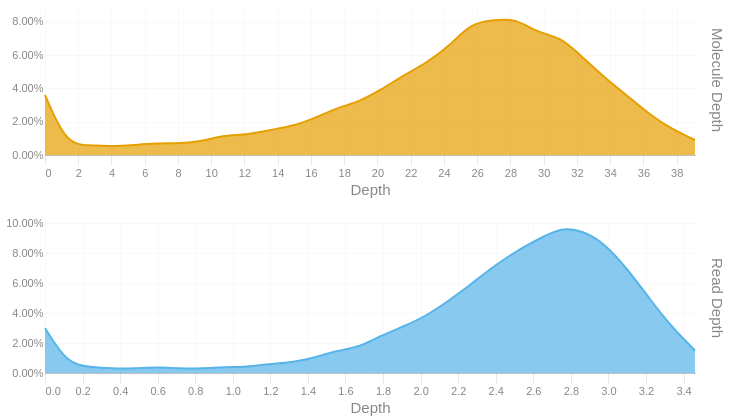

The code cell stored with this chart in its notebook:
### Code cell
readdep = depth_hist(tb['Read Depth'], q99, 3)
readdep = readdep.with_columns(pl.lit('Read Depth').alias('Metric'))
if not SKIPLR:
    moldep = depth_hist(tb['Molecule Depth'], mol_q99, 1)
    moldep = moldep.with_columns(pl.lit('Molecule Depth').alias('Metric'))
    _hist = pl.concat([readdep, moldep])
    _hist = _hist.filter(pl.col('Proportion') != 0)
    with SafeRender(_hist):
        (
            alt.Chart(_hist)        
            .mark_area(interpolate = "basis")
            .encode(
                x=alt.X('Bin:Q').scale(domainMin=0).axis(alt.Axis(title='Depth')),
                y = alt.Y('Proportion:Q', title = None).axis(format = '.2%'),
                color = alt.Color('Metric:N').legend(None),
                row = alt.Row("Metric:N").header(title = None, labelOrient = 'right'),
                tooltip = [
                    alt.Tooltip("Metric:N", title = "Metric"),
                    alt.Tooltip('Interval:N', title = "Depth Interval"),
                    alt.Tooltip('Proportion:Q', title = "% Alignments").format('.2%')
                ]
            )
            .resolve_scale(x='independent', y='independent')
            .properties(
                height = 150, width = 650,
                usermeta={'embedOptions': {'downloadFileName': f'{samplename}.depth.hist'}}
            )
        ).display()
else:
    readdep = readdep.filter(pl.col('Proportion') != 0)
    with SafeRender(readdep):
        (
            alt.Chart(readdep)        
            .mark_area(interpolate = "basis")
            .encode(
                x=alt.X('Bin:Q').scale(domainMin=0).axis(alt.Axis(title='Depth')),
                y = alt.Y('Proportion:Q', title = None).axis(format = '.2%'),
                tooltip = [
                    alt.Tooltip('Interval:N', title = "Depth Interval"),
                    alt.Tooltip('Proportion:Q', title = "% Alignments").format('.2%')
                ]
            )
            .properties(
                usermeta={'embedOptions': {'downloadFileName': f'{samplename}.depth.hist'}}
            )
        ).display()

### Figure 1 — Vega-Lite specification as saved in the notebook (floating-point values rounded to 4 significant figures)
{"width": 650, "height": 150, "config": {"title": {"anchor": "start", "dy": -15, "fontSize": 18, "color": "#888888", "subtitleColor": "#888888", "subtitleFontSize": 14}, "arc": {"fill": "#0072B2"}, "axis": {"domainColor": "#888888", "domainWidth": 0.5, "gridWidth": 0.2, "grid": false, "titleFontWeight": 400, "titleFontSize": 15, "labelFontSize": 11, "labelColor": "#888888", "tickColor": "#888888", "tickWidth": 0.2, "titleColor": "#888888"}, "axisBand": {"grid": false}, "axisX": {"grid": true, "tickSize": 10, "domainCap": "round"}, "axisY": {"domain": false, "grid": true, "tickSize": 0, "domainCap": "round"}, "background": "transparent", "header": {"labelFontSize": 15, "labelColor": "#888888", "titleFontSize": 15, "titleFontWeight": 600, "titleColor": "#888888"}, "legend": {"labelFont": "sans-serif", "labelFontSize": 12, "labelColor": "#888888", "symbolSize": 100, "symbolType": "circle", "titleFontSize": 12, "titlePadding": 10, "titleColor": "#888888", "title": null}, "range": {"category": ["#E69F00", "#56B4E9", "#009E73", "#F0E442", "#0072B2", "#D55E00", "#CC79A7", "#000000"], "diverging": ["#cfe8f3", "#a2d4ec", "#73bfe2", "#46abdb", "#1696d2", "#12719e"]}, "area": {"fill": "#0072B2", "fillOpacity": 0.7, "line": true, "strokeOpacity": 0.7}, "line": {"color": "#0072B2", "stroke": "#0072B2", "strokeWidth": 2}, "trail": {"color": "#0072B2", "stroke": "#0072B2", "strokeWidth": 0, "size": 1}, "point": {"filled": true, "fillOpacity": 1.0, "size": 95}, "text": {"color": "#888888", "fontSize": 11, "align": "right", "fontWeight": 400, "size": 11}, "bar": {"fill": "#0072B2", "stroke": null}, "view": {"stroke": null, "continuousWidth": 660, "continuousHeight": 400}}, "data": {"name": "data-60dcf7d6b510b3c13d52fa7cc3ce14c2"}, "mark": {"type": "area", "interpolate": "basis"}, "encoding": {"color": {"field": "Metric", "legend": null, "type": "nominal"}, "row": {"field": "Metric", "header": {"title": null, "labelOrient": "right"}, "type": "nominal"}, "tooltip": [{"field": "Metric", "title": "Metric", "type": "nominal"}, {"field": "Interval", "title": "Depth Interval", "type": "nominal"}, {"field": "Proportion", "format": ".2%", "title": "% Alignments", "type": "quantitative"}], "x": {"axis": {"title": "Depth"}, "field": "Bin", "scale": {"domainMin": 0}, "type": "quantitative"}, "y": {"axis": {"format": ".2%"}, "field": "Proportion", "title": null, "type": "quantitative"}}, "resolve": {"scale": {"x": "independent", "y": "independent"}}, "usermeta": {"embedOptions": {"downloadFileName": "S5_StJohns_3462.depth.hist"}}, "$schema": "https://vega.github.io/schema/vega-lite/v6.1.0.json", "datasets": {"data-60dcf7d6b510b3c13d52fa7cc3ce14c2": [{"Bin": 0.0, "Interval": "0.0-0.119", "Proportion": 0.03, "Metric": "Read Depth"}, {"Bin": 0.119, "Interval": "0.119-0.239", "Proportion": 0.006, "Metric": "Read Depth"}, {"Bin": 0.239, "Interval": "0.239-0.358", "Proportion": 0.004, "Metric": "Read Depth"}, {"Bin": 0.358, "Interval": "0.358-0.477", "Proportion": 0.003, "Metric": "Read Depth"}, {"Bin": 0.477, "Interval": "0.477-0.597", "Proportion": 0.003, "Metric": "Read Depth"}, {"Bin": 0.597, "Interval": "0.597-0.716", "Proportion": 0.004, "Metric": "Read Depth"}, {"Bin": 0.716, "Interval": "0.716-0.835", "Proportion": 0.003, "Metric": "Read Depth"}, {"Bin": 0.835, "Interval": "0.835-0.955", "Proportion": 0.003, "Metric": "Read Depth"}, {"Bin": 0.955, "Interval": "0.955-1.074", "Proportion": 0.004, "Metric": "Read Depth"}, {"Bin": 1.074, "Interval": "1.074-1.193", "Proportion": 0.004, "Metric": "Read Depth"}, {"Bin": 1.193, "Interval": "1.193-1.313", "Proportion": 0.006, "Metric": "Read Depth"}, {"Bin": 1.313, "Interval": "1.313-1.432", "Proportion": 0.007, "Metric": "Read Depth"}, {"Bin": 1.432, "Interval": "1.432-1.551", "Proportion": 0.01, "Metric": "Read Depth"}, {"Bin": 1.551, "Interval": "1.551-1.671", "Proportion": 0.015, "Metric": "Read Depth"}, {"Bin": 1.671, "Interval": "1.671-1.79", "Proportion": 0.017, "Metric": "Read Depth"}, {"Bin": 1.79, "Interval": "1.79-1.909", "Proportion": 0.025, "Metric": "Read Depth"}, {"Bin": 1.909, "Interval": "1.909-2.029", "Proportion": 0.031, "Metric": "Read Depth"}, {"Bin": 2.029, "Interval": "2.029-2.148", "Proportion": 0.038, "Metric": "Read Depth"}, {"Bin": 2.148, "Interval": "2.148-2.267", "Proportion": 0.048, "Metric": "Read Depth"}, {"Bin": 2.267, "Interval": "2.267-2.387", "Proportion": 0.059, "Metric": "Read Depth"}, {"Bin": 2.387, "Interval": "2.387-2.506", "Proportion": 0.071, "Metric": "Read Depth"}, {"Bin": 2.506, "Interval": "2.506-2.625", "Proportion": 0.081, "Metric": "Read Depth"}, {"Bin": 2.625, "Interval": "2.625-2.745", "Proportion": 0.089, "Metric": "Read Depth"}, {"Bin": 2.745, "Interval": "2.745-2.864", "Proportion": 0.097, "Metric": "Read Depth"}, {"Bin": 2.864, "Interval": "2.864-2.983", "Proportion": 0.095, "Metric": "Read Depth"}, {"Bin": 2.983, "Interval": "2.983-3.103", "Proportion": 0.086, "Metric": "Read Depth"}, {"Bin": 3.103, "Interval": "3.103-3.222", "Proportion": 0.069, "Metric": "Read Depth"}, {"Bin": 3.222, "Interval": "3.222-3.341", "Proportion": 0.049, "Metric": "Read Depth"}, {"Bin": 3.341, "Interval": "3.341-3.461", "Proportion": 0.03, "Metric": "Read Depth"}, {"Bin": 3.461, "Interval": "3.461-3.58", "Proportion": 0.015, "Metric": "Read Depth"}, {"Bin": 0.0, "Interval": "0.0-1.3", "Proportion": 0.036, "Metric": "Molecule Depth"}, {"Bin": 1.3, "Interval": "1.3-2.7", "Proportion": 0.006, "Metric": "Molecule Depth"}, {"Bin": 2.7, "Interval": "2.7-4.0", "Proportion": 0.006, "Metric": "Molecule Depth"}, {"Bin": 4.0, "Interval": "4.0-5.4", "Proportion": 0.005, "Metric": "Molecule Depth"}, {"Bin": 5.4, "Interval": "5.4-6.7", "Proportion": 0.006, "Metric": "Molecule Depth"}, {"Bin": 6.7, "Interval": "6.7-8.1", "Proportion": 0.007, "Metric": "Molecule Depth"}, {"Bin": 8.1, "Interval": "8.1-9.4", "Proportion": 0.007, "Metric": "Molecule Depth"}, {"Bin": 9.4, "Interval": "9.4-10.8", "Proportion": 0.008, "Metric": "Molecule Depth"}, {"Bin": 10.8, "Interval": "10.8-12.1", "Proportion": 0.012, "Metric": "Molecule Depth"}, {"Bin": 12.1, "Interval": "12.1-13.5", "Proportion": 0.012, "Metric": "Molecule Depth"}, {"Bin": 13.5, "Interval": "13.5-14.8", "Proportion": 0.015, "Metric": "Molecule Depth"}, {"Bin": 14.8, "Interval": "14.8-16.2", "Proportion": 0.017, "Metric": "Molecule Depth"}, {"Bin": 16.2, "Interval": "16.2-17.5", "Proportion": 0.022, "Metric": "Molecule Depth"}, {"Bin": 17.5, "Interval": "17.5-18.9", "Proportion": 0.028, "Metric": "Molecule Depth"}, {"Bin": 18.9, "Interval": "18.9-20.2", "Proportion": 0.032, "Metric": "Molecule Depth"}, {"Bin": 20.2, "Interval": "20.2-21.6", "Proportion": 0.039, "Metric": "Molecule Depth"}, {"Bin": 21.6, "Interval": "21.6-22.9", "Proportion": 0.048, "Metric": "Molecule Depth"}, {"Bin": 22.9, "Interval": "22.9-24.3", "Proportion": 0.055, "Metric": "Molecule Depth"}, {"Bin": 24.3, "Interval": "24.3-25.6", "Proportion": 0.065, "Metric": "Molecule Depth"}, {"Bin": 25.6, "Interval": "25.6-27.0", "Proportion": 0.079, "Metric": "Molecule Depth"}, {"Bin": 27.0, "Interval": "27.0-28.3", "Proportion": 0.081, "Metric": "Molecule Depth"}, {"Bin": 28.3, "Interval": "28.3-29.7", "Proportion": 0.082, "Metric": "Molecule Depth"}, {"Bin": 29.7, "Interval": "29.7-31.0", "Proportion": 0.073, "Metric": "Molecule Depth"}, {"Bin": 31.0, "Interval": "31.0-32.4", "Proportion": 0.071, "Metric": "Molecule Depth"}, {"Bin": 32.4, "Interval": "32.4-33.7", "Proportion": 0.058, "Metric": "Molecule Depth"}, {"Bin": 33.7, "Interval": "33.7-35.1", "Proportion": 0.046, "Metric": "Molecule Depth"}, {"Bin": 35.1, "Interval": "35.1-36.4", "Proportion": 0.035, "Metric": "Molecule Depth"}, {"Bin": 36.4, "Interval": "36.4-37.8", "Proportion": 0.024, "Metric": "Molecule Depth"}, {"Bin": 37.8, "Interval": "37.8-39.1", "Proportion": 0.015, "Metric": "Molecule Depth"}, {"Bin": 39.1, "Interval": "39.1-40.47", "Proportion": 0.009, "Metric": "Molecule Depth"}]}}
